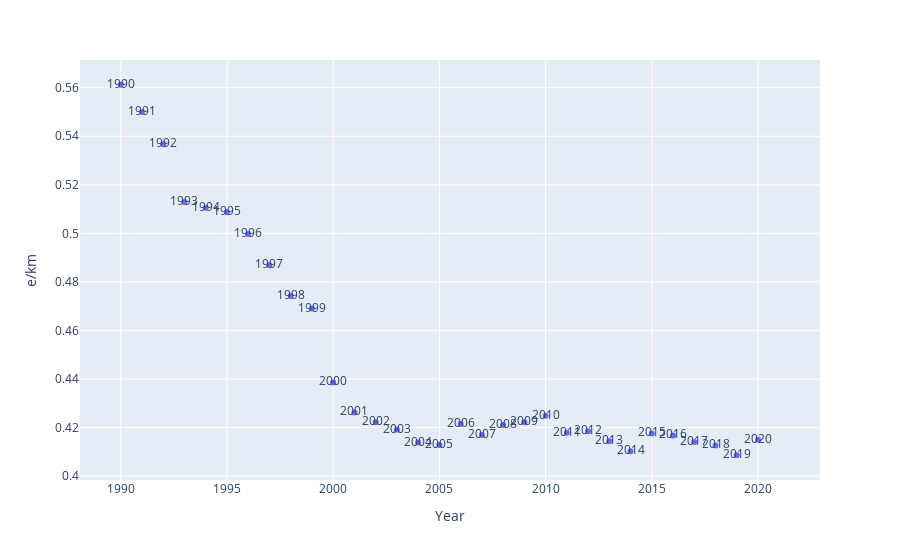

The cell this chart's notebook holds for it:
### Code cell
car_data_PM10 = car_data[car_data["Emission Type"] == "Carbon dioxide (CO2)"]
# car_data_PM10 = car_data_PM10[car_data_PM10["Year"] >= 2002]
# car_data_PM10 = car_data_PM10[car_data_PM10["Year"] <= 2020]

car_data_PM10_hm = car_data_PM10.corr(method="pearson")
sns.heatmap(car_data_PM10_hm, annot=True)

px.scatter(car_data_PM10, x="Year", y="e/km", text="Year")

### Figure 1 — Plotly figure (JSON) as saved in the notebook; plotly's stock layout.template omitted (floating-point values rounded to 4 significant figures)
{"data": [{"hovertemplate": "Year=%{text}<br>e/km=%{y}<extra></extra>", "legendgroup": "", "marker": {"color": "#636efa", "symbol": "circle"}, "mode": "markers+text", "name": "", "orientation": "v", "showlegend": false, "text": [1990, 1991, 1992, 1993, 1994, 1995, 1996, 1997, 1998, 1999, 2000, 2001, 2002, 2003, 2004, 2005, 2006, 2007, 2008, 2009, 2010, 2011, 2012, 2013, 2014, 2015, 2016, 2017, 2018, 2019, 2020, 2021], "type": "scatter", "x": [1990, 1991, 1992, 1993, 1994, 1995, 1996, 1997, 1998, 1999, 2000, 2001, 2002, 2003, 2004, 2005, 2006, 2007, 2008, 2009, 2010, 2011, 2012, 2013, 2014, 2015, 2016, 2017, 2018, 2019, 2020, 2021], "xaxis": "x", "y": [0.5612, 0.55, 0.5367, 0.5129, 0.5106, 0.5087, 0.4997, 0.4868, 0.4742, 0.469, 0.4386, 0.4263, 0.4222, 0.4191, 0.4138, 0.4129, 0.4215, 0.4169, 0.4211, 0.4222, 0.4248, 0.4179, 0.4185, 0.4144, 0.4102, 0.4176, 0.4167, 0.414, 0.4127, 0.4086, 0.415, null], "yaxis": "y"}], "layout": {"autosize": true, "legend": {"tracegroupgap": 0}, "margin": {"t": 60}, "xaxis": {"anchor": "y", "autorange": true, "domain": [0, 1], "range": [1988.0, 2023.0], "title": {"text": "Year"}, "type": "linear"}, "yaxis": {"anchor": "x", "autorange": true, "domain": [0, 1], "range": [0.3968, 0.573], "title": {"text": "e/km"}, "type": "linear"}}}
